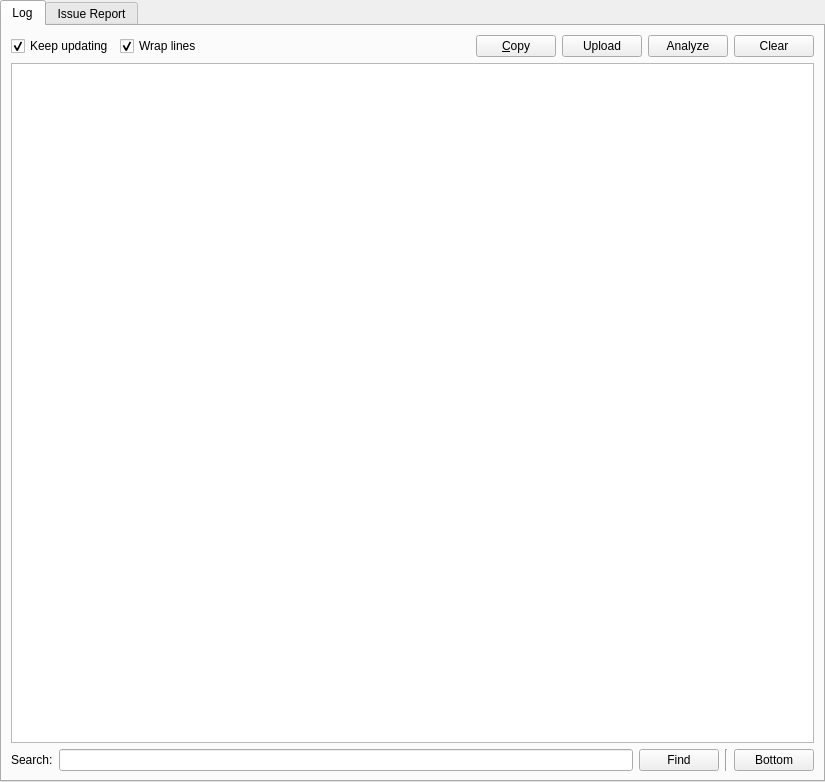
<?xml version="1.0" encoding="UTF-8"?>
<ui version="4.0">
 <class>LogPage</class>
 <widget class="QWidget" name="LogPage">
  <property name="geometry">
   <rect>
    <x>0</x>
    <y>0</y>
    <width>825</width>
    <height>782</height>
   </rect>
  </property>
  <layout class="QVBoxLayout" name="verticalLayout">
   <property name="leftMargin">
    <number>0</number>
   </property>
   <property name="topMargin">
    <number>0</number>
   </property>
   <property name="rightMargin">
    <number>0</number>
   </property>
   <property name="bottomMargin">
    <number>0</number>
   </property>
   <item>
    <widget class="QTabWidget" name="tabWidget">
     <property name="currentIndex">
      <number>0</number>
     </property>
     <widget class="QWidget" name="tabLog">
      <attribute name="title">
       <string notr="true">Log</string>
      </attribute>
      <layout class="QGridLayout" name="gridLayout1">
       <item row="1" column="0" colspan="5">
        <widget class="LogView" name="logText">
         <property name="undoRedoEnabled">
          <bool>false</bool>
         </property>
         <property name="readOnly">
          <bool>true</bool>
         </property>
         <property name="plainText">
          <string notr="true"/>
         </property>
         <property name="textInteractionFlags">
          <set>Qt::LinksAccessibleByKeyboard|Qt::LinksAccessibleByMouse|Qt::TextBrowserInteraction|Qt::TextSelectableByKeyboard|Qt::TextSelectableByMouse</set>
         </property>
         <property name="centerOnScroll">
          <bool>false</bool>
         </property>
        </widget>
       </item>
       <item row="0" column="0" colspan="5">
        <layout class="QHBoxLayout" name="horizontalLayout">
         <item>
          <widget class="QCheckBox" name="trackLogCheckbox">
           <property name="text">
            <string>Keep updating</string>
           </property>
           <property name="checked">
            <bool>true</bool>
           </property>
          </widget>
         </item>
         <item>
          <widget class="QCheckBox" name="wrapCheckbox">
           <property name="text">
            <string>Wrap lines</string>
           </property>
           <property name="checked">
            <bool>true</bool>
           </property>
          </widget>
         </item>
         <item>
          <spacer name="horizontalSpacer">
           <property name="orientation">
            <enum>Qt::Horizontal</enum>
           </property>
           <property name="sizeHint" stdset="0">
            <size>
             <width>40</width>
             <height>20</height>
            </size>
           </property>
          </spacer>
         </item>
         <item>
          <widget class="QPushButton" name="btnCopy">
           <property name="toolTip">
            <string>Copy the whole log into the clipboard</string>
           </property>
           <property name="text">
            <string>&amp;Copy</string>
           </property>
          </widget>
         </item>
         <item>
          <widget class="QPushButton" name="btnPaste">
           <property name="toolTip">
            <string>Upload the log to the paste service configured in preferences</string>
           </property>
           <property name="text">
            <string>Upload</string>
           </property>
          </widget>
         </item>
         <item>
          <widget class="QPushButton" name="btnAnalyze">
           <property name="toolTip">
            <string>Analyzes the log and then opens a dialog to list found errors and issues.</string>
           </property>
           <property name="text">
            <string>Analyze</string>
           </property>
          </widget>
         </item>
         <item>
          <widget class="QPushButton" name="btnClear">
           <property name="toolTip">
            <string>Clear the log</string>
           </property>
           <property name="text">
            <string>Clear</string>
           </property>
          </widget>
         </item>
        </layout>
       </item>
       <item row="2" column="0">
        <widget class="QLabel" name="label">
         <property name="text">
          <string>Search:</string>
         </property>
        </widget>
       </item>
       <item row="2" column="2">
        <widget class="QPushButton" name="findButton">
         <property name="text">
          <string>Find</string>
         </property>
        </widget>
       </item>
       <item row="2" column="1">
        <widget class="QLineEdit" name="searchBar"/>
       </item>
       <item row="2" column="4">
        <widget class="QPushButton" name="btnBottom">
         <property name="toolTip">
          <string>Scroll all the way to bottom</string>
         </property>
         <property name="text">
          <string>Bottom</string>
         </property>
        </widget>
       </item>
       <item row="2" column="3">
        <widget class="Line" name="line">
         <property name="orientation">
          <enum>Qt::Vertical</enum>
         </property>
        </widget>
       </item>
      </layout>
     </widget>
     <widget class="QWidget" name="tabIssueReport">
      <attribute name="title">
       <string notr="true">Issue Report</string>
      </attribute>
      <layout class="QGridLayout" name="gridLayout2">
       <item row="1" column="0" colspan="5">
        <widget class="IssueReportView" name="issueReportText">
         <property name="undoRedoEnabled">
          <bool>false</bool>
         </property>
         <property name="readOnly">
          <bool>true</bool>
         </property>
         <property name="plainText">
          <string notr="true"/>
         </property>
         <property name="textInteractionFlags">
          <set>Qt::LinksAccessibleByKeyboard|Qt::LinksAccessibleByMouse|Qt::TextBrowserInteraction|Qt::TextSelectableByKeyboard|Qt::TextSelectableByMouse</set>
         </property>
         <property name="centerOnScroll">
          <bool>false</bool>
         </property>
        </widget>
       </item>
        </layout>
     </widget>
    </widget>
   </item>
  </layout>
 </widget>
 <customwidgets>
  <customwidget>
   <class>LogView</class>
   <extends>QPlainTextEdit</extends>
   <header>ui/widgets/LogView.h</header>
  </customwidget>
  <customwidget>
   <class>IssueReportView</class>
   <extends>QPlainTextEdit</extends>
   <header>ui/widgets/IssueReportView.h</header>
  </customwidget>
 </customwidgets>
 <tabstops>
  <tabstop>tabWidget</tabstop>
  <tabstop>trackLogCheckbox</tabstop>
  <tabstop>wrapCheckbox</tabstop>
  <tabstop>btnCopy</tabstop>
  <tabstop>btnPaste</tabstop>
  <tabstop>btnAnalyze</tabstop>
  <tabstop>btnClear</tabstop>
  <tabstop>logText</tabstop>
  <tabstop>issueReportText</tabstop>
  <tabstop>searchBar</tabstop>
  <tabstop>findButton</tabstop>
 </tabstops>
 <resources/>
 <connections/>
</ui>
